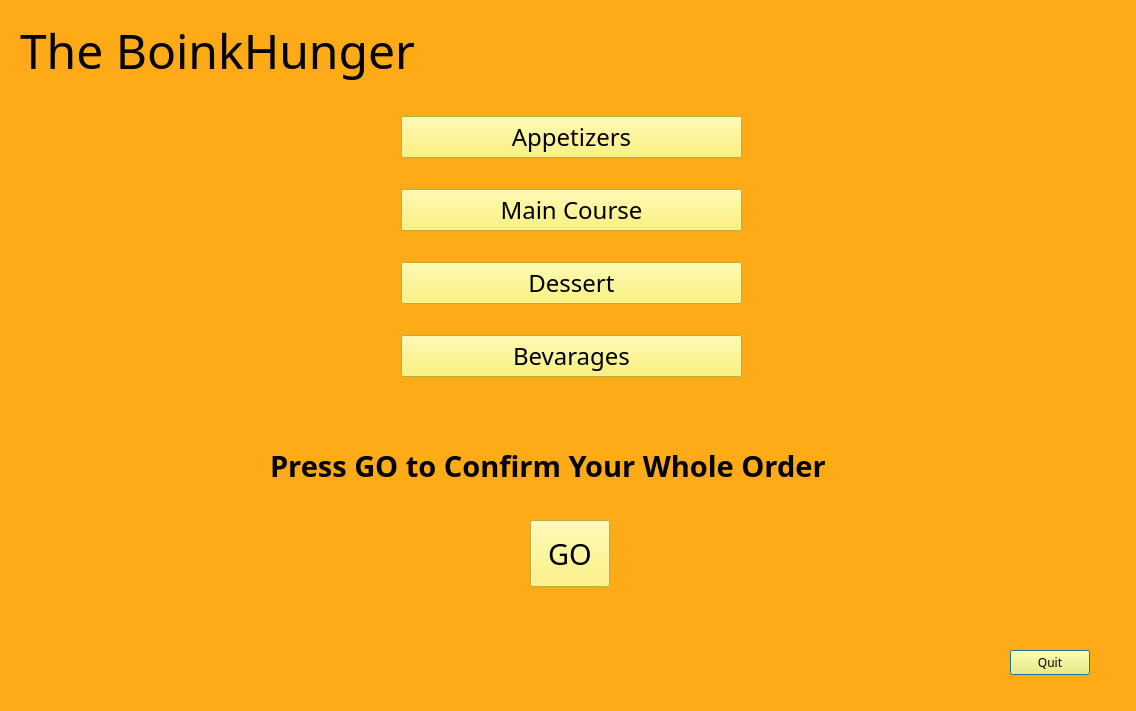
<?xml version="1.0" encoding="UTF-8"?>
<ui version="4.0">
 <class>pizza</class>
 <widget class="QDialog" name="pizza">
  <property name="geometry">
   <rect>
    <x>0</x>
    <y>0</y>
    <width>1136</width>
    <height>711</height>
   </rect>
  </property>
  <property name="windowTitle">
   <string>Dialog</string>
  </property>
  <property name="styleSheet">
   <string notr="true">background-color: rgb(255, 170, 23);</string>
  </property>
  <widget class="QLabel" name="label">
   <property name="geometry">
    <rect>
     <x>20</x>
     <y>20</y>
     <width>501</width>
     <height>61</height>
    </rect>
   </property>
   <property name="font">
    <font>
     <family>Bernard MT Condensed</family>
     <pointsize>36</pointsize>
     <weight>50</weight>
     <bold>false</bold>
    </font>
   </property>
   <property name="styleSheet">
    <string notr="true">color: rgb(0, 0, 0);</string>
   </property>
   <property name="text">
    <string>The BoinkHunger</string>
   </property>
  </widget>
  <widget class="QPushButton" name="pushButton_5">
   <property name="geometry">
    <rect>
     <x>1010</x>
     <y>650</y>
     <width>80</width>
     <height>25</height>
    </rect>
   </property>
   <property name="font">
    <font>
     <family>Papyrus</family>
     <pointsize>9</pointsize>
    </font>
   </property>
   <property name="styleSheet">
    <string notr="true">background-color: rgb(255, 242, 90);
color: rgb(0, 0, 0);</string>
   </property>
   <property name="text">
    <string>Quit</string>
   </property>
  </widget>
  <widget class="QLabel" name="label_2">
   <property name="geometry">
    <rect>
     <x>270</x>
     <y>440</y>
     <width>771</width>
     <height>52</height>
    </rect>
   </property>
   <property name="font">
    <font>
     <family>Segoe Script</family>
     <pointsize>22</pointsize>
     <weight>75</weight>
     <bold>true</bold>
    </font>
   </property>
   <property name="styleSheet">
    <string notr="true">color: rgb(0, 0, 0);</string>
   </property>
   <property name="text">
    <string>Press GO to Confirm Your Whole Order</string>
   </property>
  </widget>
  <widget class="QPushButton" name="pushButton_6">
   <property name="geometry">
    <rect>
     <x>530</x>
     <y>520</y>
     <width>80</width>
     <height>67</height>
    </rect>
   </property>
   <property name="font">
    <font>
     <family>Segoe Script</family>
     <pointsize>22</pointsize>
    </font>
   </property>
   <property name="styleSheet">
    <string notr="true">background-color: rgb(255, 242, 97);
color: rgb(0, 0, 0);</string>
   </property>
   <property name="text">
    <string>GO</string>
   </property>
  </widget>
  <widget class="QWidget" name="">
   <property name="geometry">
    <rect>
     <x>401</x>
     <y>91</y>
     <width>341</width>
     <height>311</height>
    </rect>
   </property>
   <layout class="QVBoxLayout" name="verticalLayout">
    <item>
     <widget class="QPushButton" name="pushButton">
      <property name="font">
       <font>
        <family>Papyrus</family>
        <pointsize>18</pointsize>
       </font>
      </property>
      <property name="styleSheet">
       <string notr="true">background-color: rgb(255, 242, 90);
color: rgb(0, 0, 0);</string>
      </property>
      <property name="text">
       <string>Appetizers</string>
      </property>
     </widget>
    </item>
    <item>
     <widget class="QPushButton" name="pushButton_4">
      <property name="font">
       <font>
        <family>Papyrus</family>
        <pointsize>18</pointsize>
       </font>
      </property>
      <property name="styleSheet">
       <string notr="true">background-color: rgb(255, 242, 90);
color: rgb(0, 0, 0);</string>
      </property>
      <property name="text">
       <string>Main Course</string>
      </property>
     </widget>
    </item>
    <item>
     <widget class="QPushButton" name="pushButton_3">
      <property name="font">
       <font>
        <family>Papyrus</family>
        <pointsize>18</pointsize>
       </font>
      </property>
      <property name="styleSheet">
       <string notr="true">background-color: rgb(255, 242, 90);
color: rgb(0, 0, 0);</string>
      </property>
      <property name="text">
       <string>Dessert</string>
      </property>
     </widget>
    </item>
    <item>
     <widget class="QPushButton" name="pushButton_2">
      <property name="font">
       <font>
        <family>Papyrus</family>
        <pointsize>18</pointsize>
       </font>
      </property>
      <property name="styleSheet">
       <string notr="true">background-color: rgb(255, 242, 90);
color: rgb(0, 0, 0);</string>
      </property>
      <property name="text">
       <string>Bevarages</string>
      </property>
     </widget>
    </item>
   </layout>
  </widget>
 </widget>
 <resources/>
 <connections>
  <connection>
   <sender>pushButton</sender>
   <signal>clicked()</signal>
   <receiver>pizza</receiver>
   <slot>hide()</slot>
   <hints>
    <hint type="sourcelabel">
     <x>558</x>
     <y>107</y>
    </hint>
    <hint type="destinationlabel">
     <x>830</x>
     <y>144</y>
    </hint>
   </hints>
  </connection>
  <connection>
   <sender>pushButton_4</sender>
   <signal>clicked()</signal>
   <receiver>pizza</receiver>
   <slot>hide()</slot>
   <hints>
    <hint type="sourcelabel">
     <x>636</x>
     <y>236</y>
    </hint>
    <hint type="destinationlabel">
     <x>722</x>
     <y>322</y>
    </hint>
   </hints>
  </connection>
  <connection>
   <sender>pushButton_2</sender>
   <signal>clicked()</signal>
   <receiver>pizza</receiver>
   <slot>hide()</slot>
   <hints>
    <hint type="sourcelabel">
     <x>630</x>
     <y>388</y>
    </hint>
    <hint type="destinationlabel">
     <x>669</x>
     <y>408</y>
    </hint>
   </hints>
  </connection>
  <connection>
   <sender>pushButton_3</sender>
   <signal>clicked()</signal>
   <receiver>pizza</receiver>
   <slot>hide()</slot>
   <hints>
    <hint type="sourcelabel">
     <x>612</x>
     <y>312</y>
    </hint>
    <hint type="destinationlabel">
     <x>686</x>
     <y>241</y>
    </hint>
   </hints>
  </connection>
  <connection>
   <sender>pushButton_6</sender>
   <signal>clicked()</signal>
   <receiver>pizza</receiver>
   <slot>hide()</slot>
   <hints>
    <hint type="sourcelabel">
     <x>602</x>
     <y>531</y>
    </hint>
    <hint type="destinationlabel">
     <x>656</x>
     <y>521</y>
    </hint>
   </hints>
  </connection>
  <connection>
   <sender>pushButton_5</sender>
   <signal>clicked()</signal>
   <receiver>pizza</receiver>
   <slot>close()</slot>
   <hints>
    <hint type="sourcelabel">
     <x>1041</x>
     <y>662</y>
    </hint>
    <hint type="destinationlabel">
     <x>978</x>
     <y>662</y>
    </hint>
   </hints>
  </connection>
 </connections>
</ui>
